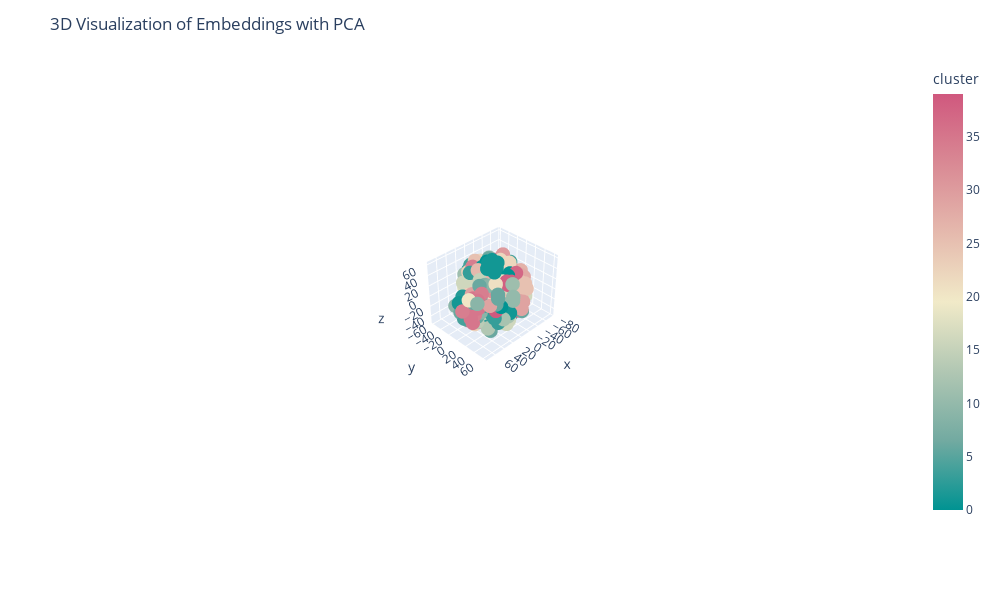

Here is the notebook cell this chart was saved with:
### Code cell
import plotly.express as px
import numpy as np
import pandas as pd
from sklearn.decomposition import PCA

clusters = sample_df["generated_cluster_label"]

# Use PCA to reduce dimensions to 3 for 3D visualization
pca = PCA(n_components=3)
embeddings_3d = pca.fit_transform(np.array(sample_df['openai_embedding_entire'].tolist()))

# Prepare DataFrame for Plotly
plot_df = pd.DataFrame(tsne_results, columns=['x', 'y', 'z'])
plot_df['cluster'] =sample_df["cluster_label"]
plot_df['generated_cluster_label'] = sample_df["generated_cluster_label"] + " XX " + sample_df['Tasks/Jobs']

# Create a 3D scatter plot using Plotly
fig = px.scatter_3d(plot_df, x='x', y='y', z='z', 
                 color='cluster',
                 color_continuous_scale=px.colors.diverging.Tealrose,
                 hover_data=['generated_cluster_label'])
fig.update_traces(marker_size=5)
fig.update_layout(
    title='3D Visualization of Embeddings with PCA',
    hovermode='closest',
    width=1000,  # Set the width of the figure
    height=600  # Set the height of the figure
)
# Show the plot
fig.show()

### Figure 1 — Plotly figure (JSON) as saved in the notebook; plotly's stock layout.template omitted (floating-point values rounded to 4 significant figures; data arrays with more than 128 entries replaced by an {"elided": "..."} marker saying what was removed)
{"data": [{"customdata": {"elided": "468x1 str values"}, "hovertemplate": "x=%{x}<br>y=%{y}<br>z=%{z}<br>generated_cluster_label=%{customdata[0]}<br>cluster=%{marker.color}<extra></extra>", "legendgroup": "", "marker": {"color": {"elided": "468 int values"}, "coloraxis": "coloraxis", "size": 5, "symbol": "circle"}, "mode": "markers", "name": "", "scene": "scene", "showlegend": false, "type": "scatter3d", "x": {"elided": "468 float values"}, "y": {"elided": "468 float values"}, "z": {"elided": "468 float values"}}], "layout": {"coloraxis": {"colorbar": {"title": {"text": "cluster"}}, "colorscale": [[0, "rgb(0, 147, 146)"], [0.1667, "rgb(114, 170, 161)"], [0.3333, "rgb(177, 199, 179)"], [0.5, "rgb(241, 234, 200)"], [0.6667, "rgb(229, 185, 173)"], [0.8333, "rgb(217, 137, 148)"], [1, "rgb(208, 88, 126)"]]}, "height": 600, "hovermode": "closest", "legend": {"tracegroupgap": 0}, "margin": {"t": 60}, "scene": {"aspectmode": "auto", "aspectratio": {"x": 1.173, "y": 0.9613, "z": 0.887}, "camera": {"center": {"x": 0, "y": 0, "z": 0}, "eye": {"x": 3.837, "y": 3.837, "z": 3.837}, "projection": {"type": "perspective"}, "up": {"x": 0, "y": 0, "z": 1}}, "domain": {"x": [0, 1], "y": [0, 1]}, "xaxis": {"title": {"text": "x"}, "type": "linear"}, "yaxis": {"title": {"text": "y"}, "type": "linear"}, "zaxis": {"title": {"text": "z"}, "type": "linear"}}, "title": {"text": "3D Visualization of Embeddings with PCA"}, "width": 1000}}
